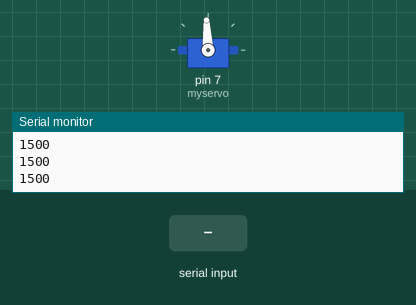
Simulated run of this sketch. Board: Arduino Uno, built with avr-gcc and run on an emulated ATmega328P. Shown: servo, the last lines printed to the serial monitor. The inputs (shaded band) are chosen by the test bench.

Above: at 1.2 s.
1.3 s: "90,45\n" received over Serial
At 1.85 s:
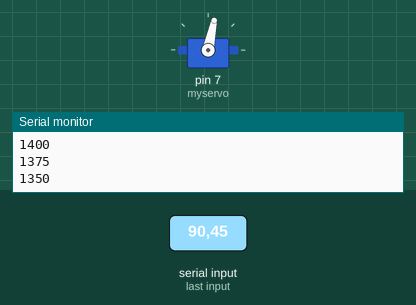
4.3 s: "200\n" received over Serial
7.3 s: "30,150\n" received over Serial
At 9.1 s:
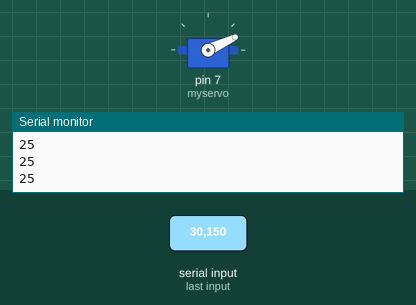
10.3 s: "5\n" received over Serial
At 11.2 s:
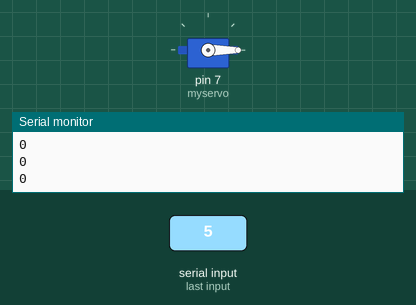
Timing chart, 0 to 12.8 s (numbered marks = the images above; inputs shaded):
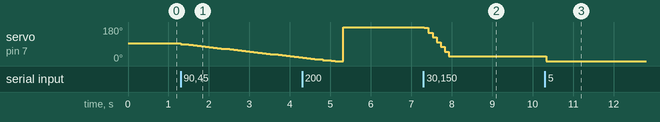

The sketch:

coilPositionControlX.ino
```cpp
#include <Servo.h>

Servo myservo;
String mes1;
int targetValueS;
int currentValueS;
//int sensorValueS;
int errorMarginS = 20;

void setup() {
  // put your setup code here, to run once:
  Serial.begin(115200);
  while (!Serial);
  myservo.attach(7);
  currentValueS=1500;
  targetValueS=1500;
}

void loop() {
  if (Serial.available()) {
    mes1 = Serial.readStringUntil('\n');
    targetValueS = mes1.toInt();
    delay(1);
  }

//  sensorValueS = analogRead(A0);
//  sensorValueS = map(sensorValueS, 222, 555, 900, 2100);

  if (currentValueS <= targetValueS - errorMarginS) {
    currentValueS += 25;
  }
  else if (currentValueS >= targetValueS + errorMarginS) {
    currentValueS -= 25;
  }

  myservo.write(currentValueS);

  Serial.println(currentValueS);
  delay(100);
}
```

Measured:
- after the input at 1.3 s, servo on pin 7 (myservo): moves from 93° to 20° over 2.9 s, starting at once
- after the input at 7.3 s, servo on pin 7 (myservo): moves from 180° to 25° over 0.60 s, starting at once
- after the input at 10.3 s, servo on pin 7 (myservo): 25° → 0° at once
